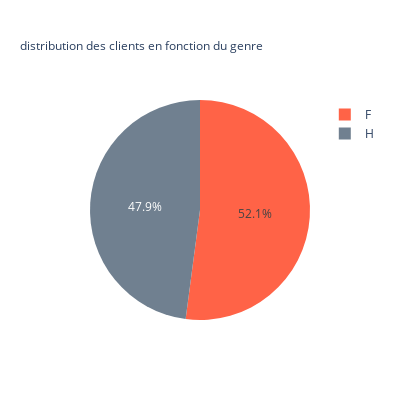

Source (notebook cell):
### Code cell
fig11 = go.Figure(data= go.Pie(labels=["F", "H"], 
        values=[4490, 4131]),
layout_title_text="distribution des clients en fonction du genre")
fig11.update_traces(marker=dict(colors=['tomato', 'slategray']))
fig11.update_layout(
        title_font_size=12,
        width=400,
        height=400)

### Figure 1 — Plotly figure (JSON) as saved in the notebook; plotly's stock layout.template omitted (floating-point values rounded to 4 significant figures)
{"data": [{"labels": ["F", "H"], "marker": {"colors": ["tomato", "slategray"]}, "type": "pie", "values": [4490, 4131]}], "layout": {"height": 400, "title": {"font": {"size": 12}, "text": "distribution des clients en fonction du genre"}, "width": 400}}
